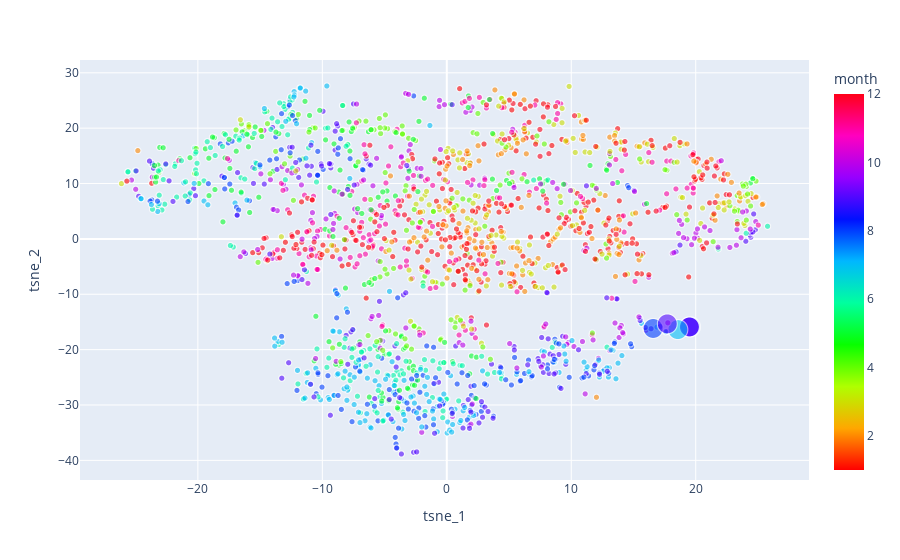

Source (notebook cell):
### Code cell
select_col = combined.columns[combined.columns.str.startswith(
    ('Temperature', 'RH', 'WS', 'Precp', 'SunShine', 'GloblRad', 'max_WS')
    )]
# select_col
fig = px.scatter(combined.reset_index(), x='tsne_1', y='tsne_2', hover_name='date',color='month', size='typ_code',
                hover_data = select_col,
                color_continuous_scale=px.colors.cyclical.HSV, 
                opacity=0.6)

fig.show()

# ['index', 'StnPres', 'SeaPres', 'StnPresMax', 'StnPresMin', 'Temperature', 'T Max', 'T Min', 'Td dew point', 'RH', 'RHMin', 'WS', 'WD', 'WSGust', 'WDGust', 'Precp', 'PrecpHour', 'PrecpMax10', 'PrecpHrMax', 'SunShine', 'SunShineRate', 'GloblRad', 'VisbMean', 'EvapA', 'UVI Max', 'Cloud Amount', 'id', 'cht_name', 'eng_name', 'path', 'max_WS', 'max_range7', 'max_range10', '_merge', 'tsne_1', 'tsne_2'] but received: temp

### Figure 1 — Plotly figure (JSON) as saved in the notebook; plotly's stock layout.template omitted (floating-point values rounded to 4 significant figures; data arrays with more than 128 entries replaced by an {"elided": "..."} marker saying what was removed)
{"data": [{"customdata": {"elided": "1840x20 float values"}, "hoverlabel": {"namelength": 0}, "hovertemplate": "<b>%{hovertext}</b><br><br>tsne_1=%{x}<br>tsne_2=%{y}<br>typ_code=%{marker.size}<br>Temperature_Taipei=%{customdata[0]}<br>RH_Taipei=%{customdata[1]}<br>WS_Taipei=%{customdata[2]}<br>WSGust_Taipei=%{customdata[3]}<br>Precp_Taipei=%{customdata[4]}<br>SunShineRate_Taipei=%{customdata[5]}<br>Temperature_Yilan=%{customdata[6]}<br>RH_Yilan=%{customdata[7]}<br>WS_Yilan=%{customdata[8]}<br>WSGust_Yilan=%{customdata[9]}<br>Precp_Yilan=%{customdata[10]}<br>SunShineRate_Yilan=%{customdata[11]}<br>Temperature_Suao=%{customdata[12]}<br>RH_Suao=%{customdata[13]}<br>WS_Suao=%{customdata[14]}<br>WSGust_Suao=%{customdata[15]}<br>Precp_Suao=%{customdata[16]}<br>SunShineRate_Suao=%{customdata[17]}<br>max_WS=%{customdata[18]}<br>WSGust_max=%{customdata[19]}<br>month=%{marker.color}", "hovertext": {"elided": "1840 str values"}, "legendgroup": "", "marker": {"color": {"elided": "1840 int values"}, "coloraxis": "coloraxis", "opacity": 0.6, "size": {"elided": "1840 float values"}, "sizemode": "area", "sizeref": 0.005, "symbol": "circle"}, "mode": "markers", "name": "", "showlegend": false, "type": "scattergl", "x": {"elided": "1840 float values"}, "xaxis": "x", "y": {"elided": "1840 float values"}, "yaxis": "y"}], "layout": {"autosize": true, "coloraxis": {"colorbar": {"title": {"text": "month"}}, "colorscale": [[0, "#ff0000"], [0.1111, "#ffa700"], [0.2222, "#afff00"], [0.3333, "#08ff00"], [0.4444, "#00ff9f"], [0.5556, "#00b7ff"], [0.6667, "#0010ff"], [0.7778, "#9700ff"], [0.8889, "#ff00bf"], [1, "#ff0018"]]}, "legend": {"itemsizing": "constant", "tracegroupgap": 0}, "margin": {"t": 60}, "xaxis": {"anchor": "y", "autorange": true, "domain": [0, 1], "range": [-29.51, 29.14], "title": {"text": "tsne_1"}, "type": "linear"}, "yaxis": {"anchor": "x", "autorange": true, "domain": [0, 1], "range": [-43.46, 32.22], "title": {"text": "tsne_2"}, "type": "linear"}}}
